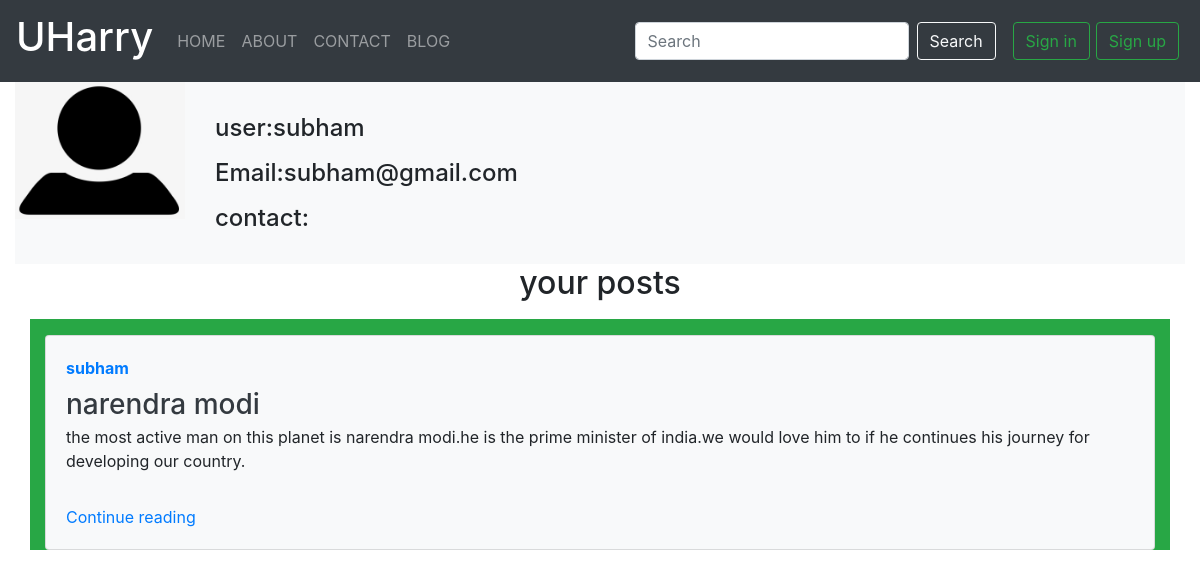
Page /blog/profile/10/ on the earlier database version.
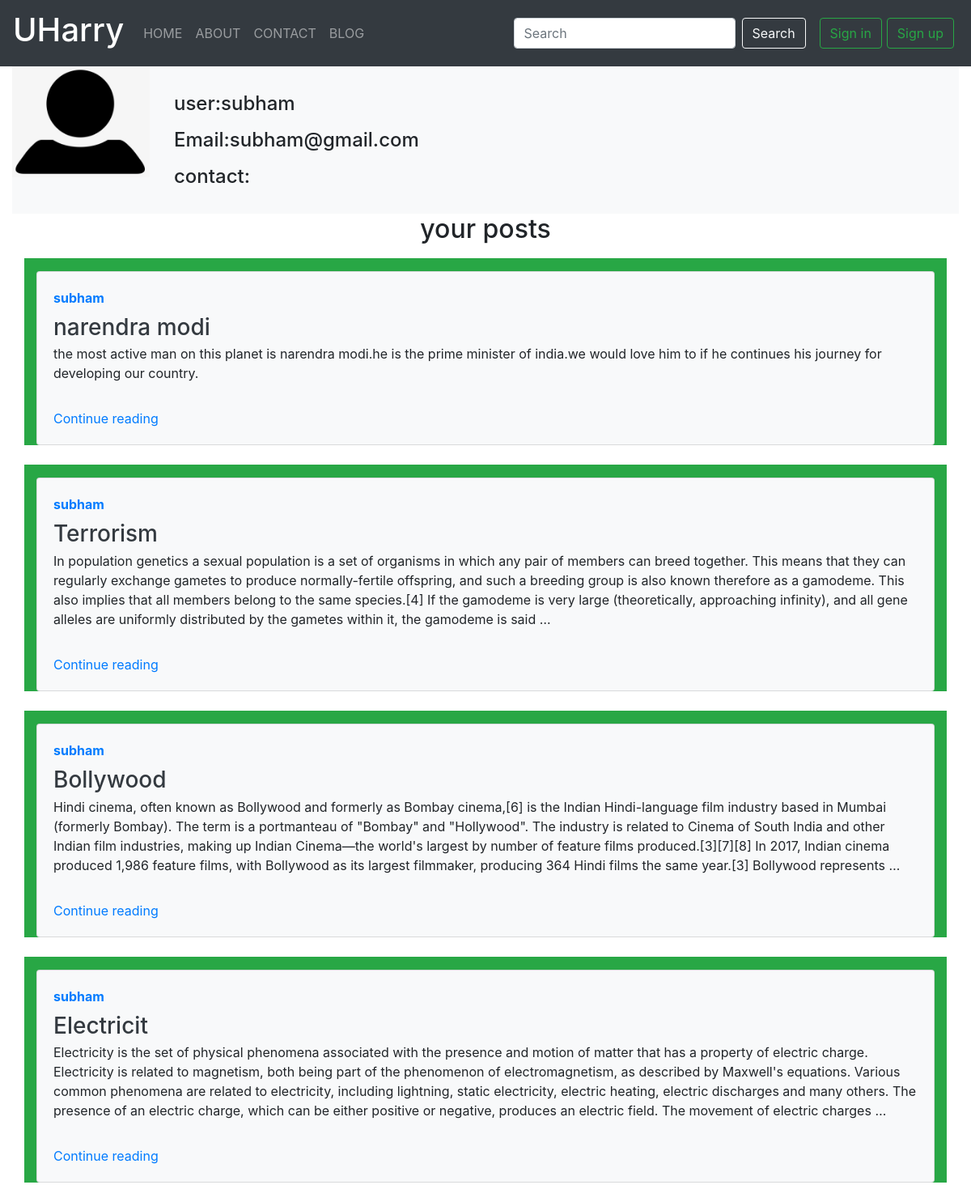
Same page on the later database version.
### blog/models.py (models this page shows)
class Post(models.Model):
    title = models.CharField(max_length=10)
    content = models.TextField()
    user = models.ForeignKey(User,on_delete=models.CASCADE)
    date = models.DateTimeField(auto_now=True,null=True)

### blog/views.py (the view)
# urls.py: path("profile/<int:id>/",views.profile,name='profile')
def profile(request,id):
    profile = User.objects.get(id=id)
    post = Post.objects.filter(user=profile)
    context = {
        'profile':profile,
        'post':post
    }
    print(post)
    return render(request,'blog/profile.html',context)

### templates/blog/profile.html (shortened to what this page needs)
{% extends 'base.html' %}
{% block body %}
<div class="container-fluid">
    <div class="box-shadow  bg-light success">
    <div class="row">
    <div class="col-2">
        <img class="w-100"src="/static/image/user.png" alt="user">
    </div>
    <div class="col-10 my-3">
    <p class="text-dark"><h4>user:{{profile}}</h4></p>
    <p class="text-dark"><h4>Email:{{profile.email}}</h4></p>
    <p class="text-dark"><h4>contact:{{profile.contact}}</h4></p>
    </div>
</div>
</div>
<div class="text-center"><h2> your posts </h2></div>
{% for all in post %}
<div class="container pt-3 bg-success my-3">
    <div class="card flex-md-row mb-4 box-shadow h-md-250 bg-light grey">
        <div class="card-body d-flex flex-column align-items-start">
            <a href="{% url 'profile' id=all.id %}"><strong class="d-inline-block mb-2 text-primary">{{profile}}</strong></a>
              <h3 class="mb-0">
                <a class="text-dark" href="#">{{ all.title }}</a>
              </h3>
              <p class="card-text mb-auto">{{ all.content|safe|truncatewords:"80"|linebreaks }}</p>
              <a href="{% url 'blogdetail' id=all.id %}">Continue reading</a>
        </div>
    </div>
</div>
{% endfor %}
{% endblock %}

### templates/base.html (shortened to what this page needs)
<!doctype html>
<html lang="en">
  <head>
    <link rel="stylesheet" href="https://maxcdn.bootstrapcdn.com/bootstrap/4.0.0/css/bootstrap.min.css">
  </head>
  <body>
    <nav class="navbar navbar-expand-lg navbar-dark bg-dark">
        <a class="navbar-brand" href="/"><h1>UHarry</h1></a>
        <div class="collapse navbar-collapse" id="navbarSupportedContent">
          <ul class="navbar-nav mr-auto">
            <li class="nav-item {% block homeactive %} {% endblock homeactive %}">
              <a class="nav-link" href="/">HOME <span class="sr-only">(current)</span></a>
            </li>
            <li class="nav-item {% block aboutactive %} {% endblock aboutactive %}">
              <a class="nav-link" href="{% url 'about'%}">ABOUT</a>
            </li>
            <li class="nav-item {% block contactactive %} {% endblock contactactive %}">
              <a class="nav-link" href="{% url 'contact' %}">CONTACT</a>
            </li>
            <li class="nav-item {% block blogactive %} {% endblock blogactive %}">
              <a class="nav-link" href="{% url 'bloghome' %}">BLOG</a>
            </li>
          </ul>
          <form method='get' action="/blog/search/"class="form-inline mr-3 my-lg-0">
            <input class="form-control mr-sm-2" placeholder="Search" aria-label="Search"id="search" name='query'>
            <button class="btn btn-outline-light my-2 my-sm-0" type="submit">Search</button>
          </form>
          {% if user.is_authenticated %}
          <div class="dropdown">
            <button class="btn btn-outline-success dropdown-toggle" type="button" id="dropdownMenuButton" data-toggle="dropdown" aria-haspopup="true" aria-expanded="false">
            welcome {{request.user}}
            </button>
           <div class="dropdown-menu" aria-labelledby="dropdownMenuButton">
            <a class="dropdown-item" < href="{% url 'logout_' %}">logout</a>
           </div>
          </div>
          {% else %}
          <a href="{% url 'login_' %}">
            <div style="margin:1px;">
              <button class="btn btn-outline-success my-2 my-sm-0">Sign in</button>
          </div>
          </a>
          <a href="{% url 'register' %}">
            <div style="margin:5px">
              <button class="btn btn-outline-success my-2 my-sm-0" type="submit">Sign up</button>
            </div>
          </a>
          {% endif %}
        </div>
      </nav>
      {% block body %} {% endblock body %}
  </body>
</html>

Differences in the rows shown:
added Post: {{ profile }} "subham", title "Terrorism", content "In population genetics a sexual population is a set of organisms in which any pair of members can breed together. This means that they can regularly exchange gametes to produce normally-fertile offspring, and such a breeding group is also known therefore as a gamodeme. This also implies that all members belong to the same species.[4] If the gamodeme is very large (theoretically, approaching infinity), and all gene alleles are uniformly distributed by the gametes within it, the gamodeme is said …"
added Post: {{ profile }} "subham", title "Bollywood", content "Hindi cinema, often known as Bollywood and formerly as Bombay cinema,[6] is the Indian Hindi-language film industry based in Mumbai (formerly Bombay). The term is a portmanteau of \"Bombay\" and \"Hollywood\". The industry is related to Cinema of South India and other Indian film industries, making up Indian Cinema—the world's largest by number of feature films produced.[3][7][8] In 2017, Indian cinema produced 1,986 feature films, with Bollywood as its largest filmmaker, producing 364 Hindi films the same year.[3] Bollywood represents …"
added Post: {{ profile }} "subham", title "Electricit", content "Electricity is the set of physical phenomena associated with the presence and motion of matter that has a property of electric charge. Electricity is related to magnetism, both being part of the phenomenon of electromagnetism, as described by Maxwell's equations. Various common phenomena are related to electricity, including lightning, static electricity, electric heating, electric discharges and many others. The presence of an electric charge, which can be either positive or negative, produces an electric field. The movement of electric charges …"
